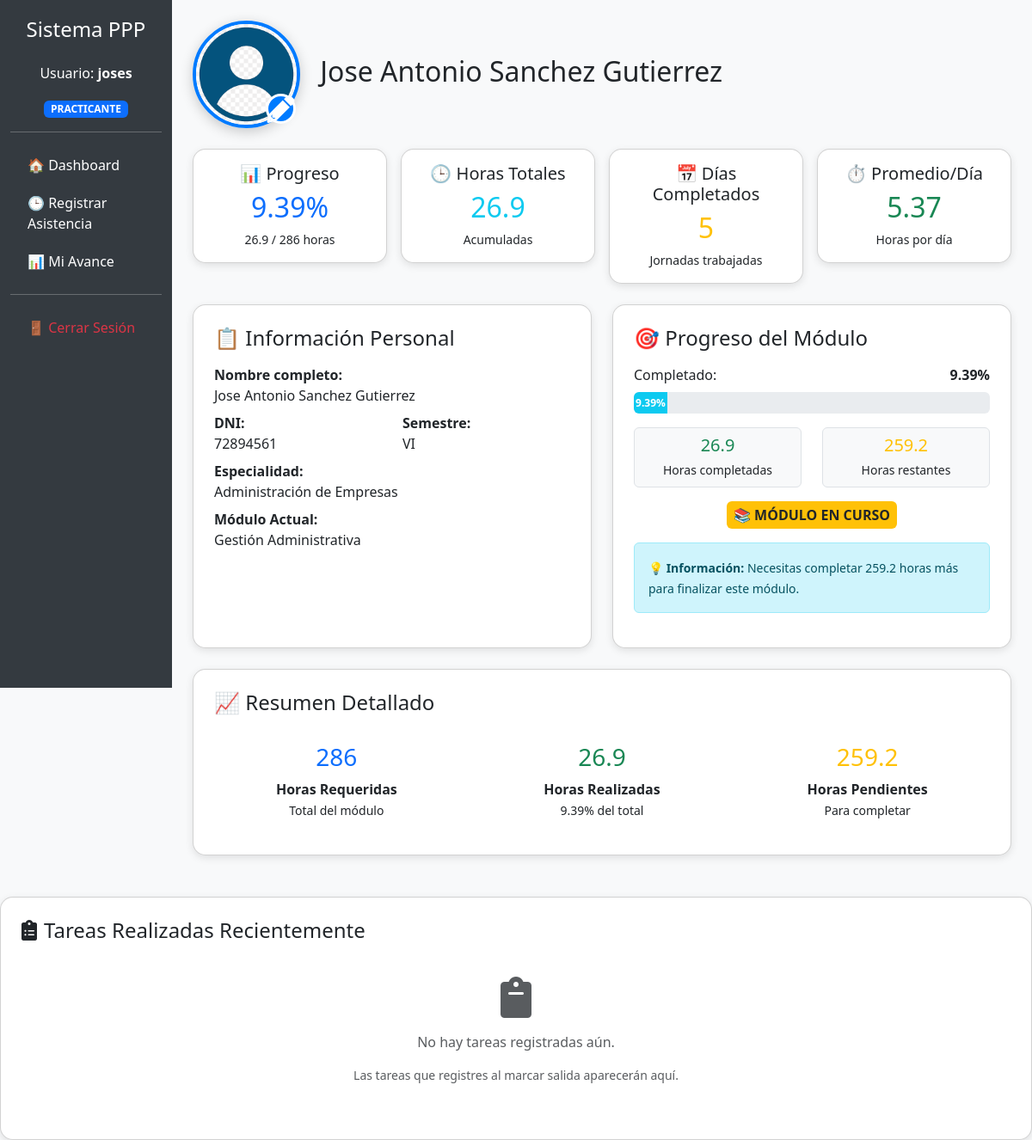
The app's page /avance.php (signed in) with its own data.
### tables this page shows
CREATE TABLE `practicantes` (
  `dni` int(11) NOT NULL,
  `nombres` varchar(255) NOT NULL,
  `apellidos` varchar(255) NOT NULL,
  `semestre` varchar(255) NOT NULL,
  `id_especialidades` int(11) DEFAULT NULL,
  `id_modulos` int(11) DEFAULT NULL,
  `id_turnos` int(11) DEFAULT NULL,
  `id_usuario` int(11) DEFAULT NULL,
  `foto` varchar(255) NOT NULL
);

CREATE TABLE `modulos` (
  `id_modulos` int(11) NOT NULL,
  `id_especialidad` int(11) NOT NULL,
  `nm_modulos` varchar(255) NOT NULL,
  `horas_requeridas` int(11) DEFAULT 0
);

CREATE TABLE `especialidades` (
  `id_especialidades` int(11) NOT NULL,
  `nm_especialidades` varchar(255) NOT NULL
);

### includes/header.php (called while the page is built, shortened)
<?php
$id_usuario = $_SESSION['id_usuario'] ?? null;
?>

### avance.php (the view, shortened to what this page needs)
<?php
include("includes/header.php");
$stmt_user = $conn->prepare("SELECT dni_practicante FROM usuarios WHERE id_usuario = ?");
$stmt_user->bind_param("i", $id_usuario);
$stmt_user->execute();
$result_user = $stmt_user->get_result();
if ($row_user = $result_user->fetch_assoc()) {
    $dni_practicante = $row_user['dni_practicante'];
    $stmt = $conn->prepare("
      SELECT p.dni, p.nombres, p.apellidos, p.semestre, e.nm_especialidades, m.nm_modulos, m.horas_requeridas, p.foto
      FROM practicantes p
      LEFT JOIN especialidades e ON p.id_especialidades = e.id_especialidades
      LEFT JOIN modulos m ON p.id_modulos = m.id_modulos
      WHERE p.dni = ?
    ");
    $stmt->bind_param("i", $dni_practicante);
    $stmt->execute();
    $res = $stmt->get_result();
    $practicante = $res->fetch_assoc();
    $dni = $practicante['dni'];
    $horas_requeridas = $practicante['horas_requeridas'] ?: 120;
    $query = $conn->prepare("
        SELECT SUM(
            CASE
                WHEN hora_salida IS NULL OR hora_salida = '' OR hora_salida = '00:00:00' THEN 0
                WHEN TIMESTAMPDIFF(MINUTE, hora_ingreso, hora_salida) < 0 THEN 0
                ELSE TIMESTAMPDIFF(MINUTE, hora_ingreso, hora_salida) / 60
            END
        ) AS total_horas
        FROM asistencia
        WHERE dni_practicante = ?
        AND estado = 'COMPLETADO'
    ");
    $query->bind_param("i", $dni);
    $query->execute();
    $result = $query->get_result();
    $data = $result->fetch_assoc();
    $total_horas = $data['total_horas'] ? (float)$data['total_horas'] : 0.00;
    $query_dias = $conn->prepare("
        SELECT COUNT(*) AS total_dias
        FROM asistencia
        WHERE dni_practicante = ?
        AND estado = 'COMPLETADO'
        AND hora_salida IS NOT NULL
        AND hora_salida != ''
        AND hora_salida != '00:00:00'
        AND TIMESTAMPDIFF(MINUTE, hora_ingreso, hora_salida) > 0
    ");
    $query_dias->bind_param("i", $dni);
    $query_dias->execute();
    $result_dias = $query_dias->get_result();
    $data_dias = $result_dias->fetch_assoc();
    $total_dias = $data_dias['total_dias'] ?: 0;
    $query_promedio = $conn->prepare("
        SELECT AVG(
            CASE
                WHEN hora_salida IS NULL OR hora_salida = '' OR hora_salida = '00:00:00' THEN 0
                WHEN TIMESTAMPDIFF(MINUTE, hora_ingreso, hora_salida) < 0 THEN 0
                ELSE TIMESTAMPDIFF(MINUTE, hora_ingreso, hora_salida) / 60
            END
        ) AS promedio
        FROM asistencia
        WHERE dni_practicante = ?
        AND estado = 'COMPLETADO'
        AND hora_salida IS NOT NULL
        AND hora_salida != ''
        AND hora_salida != '00:00:00'
        AND TIMESTAMPDIFF(MINUTE, hora_ingreso, hora_salida) > 0
    ");
    $query_promedio->bind_param("i", $dni);
    $query_promedio->execute();
    $result_promedio = $query_promedio->get_result();
    $data_promedio = $result_promedio->fetch_assoc();
    $promedio_horas = $data_promedio['promedio'] ? number_format((float)$data_promedio['promedio'], 2) : '0.00';
    $porcentaje = ($horas_requeridas > 0) ? min(100, round(($total_horas / $horas_requeridas) * 100, 2)) : 0;
    $estado = ($porcentaje >= 100) ? 'COMPLETADO' : 'EN CURSO';
    $horas_restantes = max(0, $horas_requeridas - $total_horas);
} else {
    echo "⚠️ No se encontró el usuario en el sistema.";
    exit;
}
?>
<!DOCTYPE html>
<html lang="es">
<head>
  <link href="https://cdn.jsdelivr.net/npm/bootstrap@5.3.2/dist/css/bootstrap.min.css" rel="stylesheet">
  <link href="https://cdnjs.cloudflare.com/ajax/libs/font-awesome/6.0.0/css/all.min.css" rel="stylesheet">
</head>
<body>
<div class="container-fluid">
  <div class="row">
    <?php include("includes/sidebar.php"); ?>
    <div class="col-md-9 col-lg-10 p-4">
      <h2 class="mb-4">
        <div class="profile-photo-container">
          <?php if (!empty($practicante['foto']) && file_exists($practicante['foto'])): ?>
            <img src="<?= $practicante['foto'] ?>?t=<?= time() ?>" class="profile-photo" alt="Foto de perfil">
          <?php else: ?>
            <img src="image/perfil.png?t=<?= time() ?>" class="profile-photo" alt="Foto de perfil por defecto">
          <?php endif; ?>
          <div class="edit-photo-btn" data-bs-toggle="modal" data-bs-target="#modalSubirFoto">
            <i class="fas fa-pencil-alt"></i>
          </div>
        </div>
        <?= htmlspecialchars($practicante['nombres'] . ' ' . $practicante['apellidos']) ?>
      </h2>
      <div class="row g-3 mb-4">
        <div class="col-md-3">
          <div class="card p-3 text-center stat-card">
            <h5>📊 Progreso</h5>
            <h2 class="<?= ($porcentaje >= 100) ? 'text-success' : 'text-primary' ?>"><?= $porcentaje ?>%</h2>
            <small><?= number_format($total_horas, 1) ?> / <?= $horas_requeridas ?> horas</small>
          </div>
        </div>
        <div class="col-md-3">
          <div class="card p-3 text-center stat-card">
            <h5>🕒 Horas Totales</h5>
            <h2 class="text-info"><?= number_format($total_horas, 1) ?></h2>
            <small>Acumuladas</small>
          </div>
        </div>
        <div class="col-md-3">
          <div class="card p-3 text-center stat-card">
            <h5>📅 Días Completados</h5>
            <h2 class="text-warning"><?= $total_dias ?></h2>
            <small>Jornadas trabajadas</small>
          </div>
        </div>
        <div class="col-md-3">
          <div class="card p-3 text-center stat-card">
            <h5>⏱️ Promedio/Día</h5>
            <h2 class="text-success"><?= $promedio_horas ?></h2>
            <small>Horas por día</small>
          </div>
        </div>
      </div>
      <div class="row g-4">
        <div class="col-md-6">
          <div class="card p-4 h-100">
            <h4 class="mb-3">📋 Información Personal</h4>
            <div class="row">
              <div class="col-12 mb-2">
                <strong>Nombre completo:</strong><br>
                <?= htmlspecialchars($practicante['nombres'] . ' ' . $practicante['apellidos']) ?>
              </div>
              <div class="col-6 mb-2">
                <strong>DNI:</strong><br>
                <?= htmlspecialchars($practicante['dni']) ?>
              </div>
              <div class="col-6 mb-2">
                <strong>Semestre:</strong><br>
                <?= htmlspecialchars($practicante['semestre']) ?>
              </div>
              <div class="col-12 mb-2">
                <strong>Especialidad:</strong><br>
                <?= htmlspecialchars($practicante['nm_especialidades']) ?>
              </div>
              <div class="col-12">
                <strong>Módulo Actual:</strong><br>
                <?= htmlspecialchars($practicante['nm_modulos']) ?>
              </div>
            </div>
          </div>
        </div>
        <div class="col-md-6">
          <div class="card p-4 h-100">
            <h4 class="mb-3">🎯 Progreso del Módulo</h4>
            <div class="mb-3">
              <div class="d-flex justify-content-between mb-2">
                <span>Completado:</span>
                <span><strong><?= $porcentaje ?>%</strong></span>
              </div>
              <div class="progress">
                <div class="progress-bar <?= ($estado == 'COMPLETADO') ? 'bg-success' : 'bg-info' ?>"
                     style="width: <?= $porcentaje ?>%;"
                     role="progressbar"
                     aria-valuenow="<?= $porcentaje ?>"
                     aria-valuemin="0"
                     aria-valuemax="100">
                  <?= $porcentaje ?>%
                </div>
              </div>
            </div>
            <div class="row text-center">
              <div class="col-6">
                <div class="border rounded p-2 bg-light">
                  <h5 class="text-success mb-1"><?= number_format($total_horas, 1) ?></h5>
                  <small>Horas completadas</small>
                </div>
              </div>
              <div class="col-6">
                <div class="border rounded p-2 bg-light">
                  <h5 class="text-warning mb-1"><?= number_format($horas_restantes, 1) ?></h5>
                  <small>Horas restantes</small>
                </div>
              </div>
            </div>
            <div class="mt-3 text-center">
              <span class="badge <?= ($estado == 'COMPLETADO') ? 'bg-success' : 'bg-warning text-dark' ?> fs-6 p-2">
                <?php if ($estado == 'COMPLETADO'): ?>
                  ✅ MÓDULO COMPLETADO
                <?php else: ?>
                  📚 MÓDULO EN CURSO
                <?php endif; ?>
              </span>
            </div>
            <?php if ($estado != 'COMPLETADO'): ?>
              <div class="mt-3 alert alert-info">
                <small>
                  <strong>💡 Información:</strong>
                  Necesitas completar <?= number_format($horas_restantes, 1) ?> horas más para finalizar este módulo.
                </small>
              </div>
            <?php endif; ?>
          </div>
        </div>
      </div>
      <div class="row mt-4">
        <div class="col-12">
          <div class="card p-4">
            <h4 class="mb-3">📈 Resumen Detallado</h4>
            <div class="row">
              <div class="col-md-4">
                <div class="text-center p-3">
                  <h3 class="text-primary"><?= $horas_requeridas ?></h3>
                  <p class="mb-0"><strong>Horas Requeridas</strong></p>
                  <small>Total del módulo</small>
                </div>
              </div>
              <div class="col-md-4">
                <div class="text-center p-3">
                  <h3 class="text-success"><?= number_format($total_horas, 1) ?></h3>
                  <p class="mb-0"><strong>Horas Realizadas</strong></p>
                  <small><?= $porcentaje ?>% del total</small>
                </div>
              </div>
              <div class="col-md-4">
                <div class="text-center p-3">
                  <h3 class="text-warning"><?= number_format($horas_restantes, 1) ?></h3>
                  <p class="mb-0"><strong>Horas Pendientes</strong></p>
                  <small>Para completar</small>
                </div>
              </div>
            </div>
          </div>
        </div>
      </div>
    </div>
  </div>
</div>
<div class="row mt-4">
  <div class="col-12">
    <div class="card p-4">
      <h4 class="mb-3">
        <i class="fas fa-clipboard-list me-2"></i>Tareas Realizadas Recientemente
      </h4>
      <?php
      $query_tareas = $conn->prepare("
          SELECT fecha, tareas_realizadas, hora_ingreso, hora_salida
          FROM asistencia
          WHERE dni_practicante = ?
          AND tareas_realizadas IS NOT NULL
          AND tareas_realizadas != ''
          ORDER BY fecha DESC
          LIMIT 5
      ");
      $query_tareas->bind_param("i", $dni);
      $query_tareas->execute();
      $result_tareas = $query_tareas->get_result();
      if ($result_tareas->num_rows > 0): ?>
        <div class="table-responsive">
          <table class="table table-hover">
            <thead class="table-light">
              <tr>
                <th>Fecha</th>
                <th>Jornada</th>
                <th>Tareas Realizadas</th>
              </tr>
            </thead>
            <tbody>
              <?php while ($tarea = $result_tareas->fetch_assoc()): ?>
                <tr>
                  <td style="width: 15%;">
                    <strong><?= date("d/m/Y", strtotime($tarea['fecha'])) ?></strong>
                  </td>
                  <td style="width: 20%;">
                    <span class="badge bg-info">
                      <?= date("H:i", strtotime($tarea['hora_ingreso'])) ?> -
                      <?= date("H:i", strtotime($tarea['hora_salida'])) ?>
                    </span>
                  </td>
                  <td>
                    <div class="tareas-content">
                      <?= nl2br(htmlspecialchars($tarea['tareas_realizadas'])) ?>
                    </div>
                  </td>
                </tr>
              <?php endwhile; ?>
            </tbody>
          </table>
        </div>
      <?php else: ?>
        <div class="text-center py-4 text-muted">
          <i class="fas fa-clipboard fa-3x mb-3"></i>
          <p>No hay tareas registradas aún.</p>
          <p class="small">Las tareas que registres al marcar salida aparecerán aquí.</p>
        </div>
      <?php endif; ?>
    </div>
  </div>
</div>
<?php include("includes/footer.php"); ?>

### avance.php (style rules this page uses)
body { background-color: #f8f9fa; }
.card { border-radius: 15px; box-shadow: 0 3px 10px rgba(0,0,0,0.1); }
.progress { height: 25px; font-weight: bold; }
.stat-card { transition: transform 0.2s; }
.profile-photo-container { position: relative; display: inline-block; margin-right: 15px; }
.profile-photo { width: 125px; height: 125px; object-fit: cover; border-radius: 50%; border: 4px solid #007bff; box-shadow: 0 4px 15px rgba(0,0,0,0.2); }
.edit-photo-btn { position: absolute; bottom: 5px; right: 5px; background: #007bff; color: white; border-radius: 50%; width: 35px; height: 35px; display: flex; align-items: center; justify-content: center; cursor: pointer; border: 3px solid white; transition: all 0.3s; }

### records on screen
practicantes: foto (picture), nombres+apellidos "Jose Antonio Sanchez Gutierrez", id_modulos.horas_requeridas "286", dni "72894561", semestre "VI", id_especialidades.nm_especialidades "Administración de Empresas", id_modulos.nm_modulos "Gestión Administrativa"

### other values on screen
$usuario "joses"
$rol "PRACTICANTE"
$porcentaje "9.39"
$total_horas "26.9"
$total_dias "5"
$promedio_horas "5.37"
$horas_restantes "259.2"
